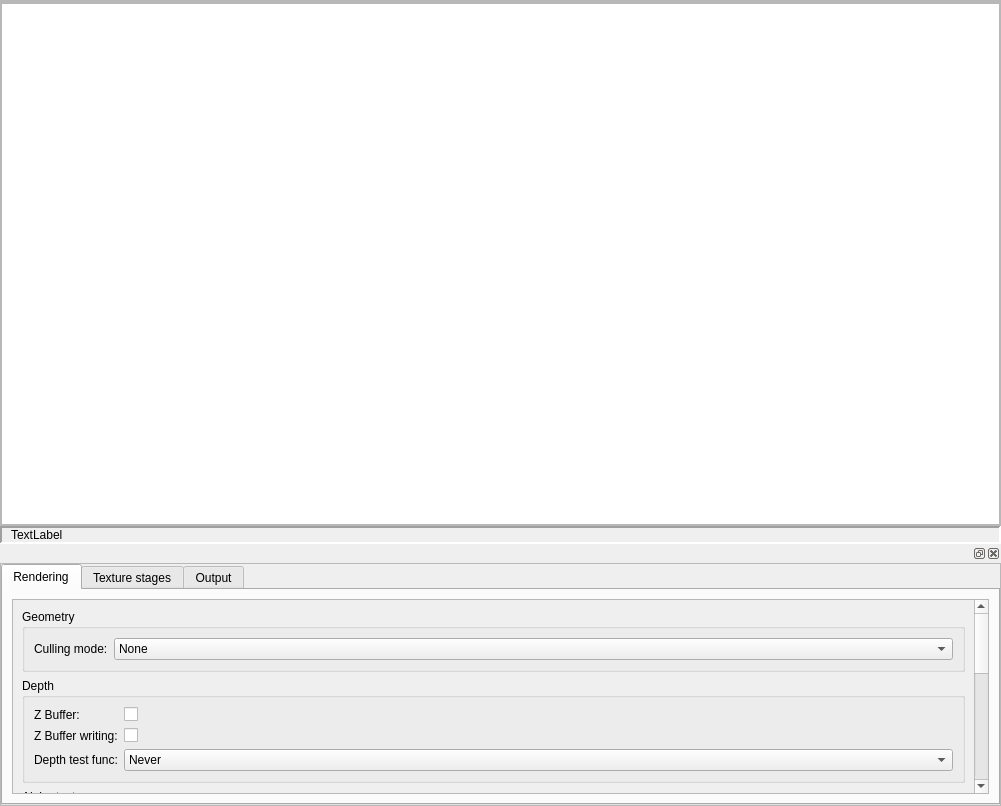
<?xml version="1.0" encoding="UTF-8"?>
<ui version="4.0">
 <class>PixelShaderEditorWindow</class>
 <widget class="QWidget" name="PixelShaderEditorWindow">
  <property name="geometry">
   <rect>
    <x>0</x>
    <y>0</y>
    <width>1001</width>
    <height>806</height>
   </rect>
  </property>
  <property name="windowTitle">
   <string>Form</string>
  </property>
  <layout class="QVBoxLayout" name="verticalLayout_2" stretch="0,2,0,1">
   <property name="spacing">
    <number>0</number>
   </property>
   <property name="margin">
    <number>0</number>
   </property>
   <item>
    <widget class="QFrame" name="toolbarFrame">
     <property name="frameShape">
      <enum>QFrame::StyledPanel</enum>
     </property>
     <property name="frameShadow">
      <enum>QFrame::Raised</enum>
     </property>
     <layout class="QHBoxLayout" name="horizontalLayout_2">
      <property name="spacing">
       <number>6</number>
      </property>
      <property name="margin">
       <number>0</number>
      </property>
     </layout>
    </widget>
   </item>
   <item>
    <widget class="QFrame" name="editorFrame">
     <property name="frameShape">
      <enum>QFrame::StyledPanel</enum>
     </property>
     <property name="frameShadow">
      <enum>QFrame::Raised</enum>
     </property>
     <layout class="QHBoxLayout" name="horizontalLayout_3" stretch="2">
      <property name="spacing">
       <number>0</number>
      </property>
      <property name="margin">
       <number>0</number>
      </property>
      <item>
       <widget class="QTextEdit" name="scriptEditor"/>
      </item>
     </layout>
    </widget>
   </item>
   <item>
    <widget class="QFrame" name="statusBarFrame">
     <property name="frameShape">
      <enum>QFrame::Panel</enum>
     </property>
     <property name="frameShadow">
      <enum>QFrame::Sunken</enum>
     </property>
     <property name="lineWidth">
      <number>2</number>
     </property>
     <property name="midLineWidth">
      <number>1</number>
     </property>
     <layout class="QHBoxLayout" name="horizontalLayout_4">
      <property name="spacing">
       <number>0</number>
      </property>
      <property name="leftMargin">
       <number>9</number>
      </property>
      <property name="topMargin">
       <number>0</number>
      </property>
      <property name="rightMargin">
       <number>9</number>
      </property>
      <property name="bottomMargin">
       <number>0</number>
      </property>
      <item>
       <widget class="QLabel" name="statusBar">
        <property name="palette">
         <palette>
          <active>
           <colorrole role="Base">
            <brush brushstyle="SolidPattern">
             <color alpha="255">
              <red>255</red>
              <green>255</green>
              <blue>255</blue>
             </color>
            </brush>
           </colorrole>
           <colorrole role="Window">
            <brush brushstyle="SolidPattern">
             <color alpha="255">
              <red>213</red>
              <green>229</green>
              <blue>240</blue>
             </color>
            </brush>
           </colorrole>
          </active>
          <inactive>
           <colorrole role="Base">
            <brush brushstyle="SolidPattern">
             <color alpha="255">
              <red>255</red>
              <green>255</green>
              <blue>255</blue>
             </color>
            </brush>
           </colorrole>
           <colorrole role="Window">
            <brush brushstyle="SolidPattern">
             <color alpha="255">
              <red>213</red>
              <green>229</green>
              <blue>240</blue>
             </color>
            </brush>
           </colorrole>
          </inactive>
          <disabled>
           <colorrole role="Base">
            <brush brushstyle="SolidPattern">
             <color alpha="255">
              <red>213</red>
              <green>229</green>
              <blue>240</blue>
             </color>
            </brush>
           </colorrole>
           <colorrole role="Window">
            <brush brushstyle="SolidPattern">
             <color alpha="255">
              <red>213</red>
              <green>229</green>
              <blue>240</blue>
             </color>
            </brush>
           </colorrole>
          </disabled>
         </palette>
        </property>
        <property name="text">
         <string>TextLabel</string>
        </property>
       </widget>
      </item>
     </layout>
    </widget>
   </item>
   <item>
    <widget class="QDockWidget" name="dockWidget">
     <widget class="QWidget" name="dockWidgetContents">
      <layout class="QVBoxLayout" name="verticalLayout_4">
       <property name="spacing">
        <number>0</number>
       </property>
       <property name="margin">
        <number>0</number>
       </property>
       <item>
        <widget class="QScrollArea" name="scrollArea">
         <property name="sizePolicy">
          <sizepolicy hsizetype="Preferred" vsizetype="Expanding">
           <horstretch>0</horstretch>
           <verstretch>0</verstretch>
          </sizepolicy>
         </property>
         <property name="widgetResizable">
          <bool>true</bool>
         </property>
         <widget class="QWidget" name="scrollAreaWidgetContents">
          <property name="geometry">
           <rect>
            <x>0</x>
            <y>0</y>
            <width>999</width>
            <height>238</height>
           </rect>
          </property>
          <layout class="QVBoxLayout" name="verticalLayout_3">
           <property name="spacing">
            <number>0</number>
           </property>
           <property name="margin">
            <number>0</number>
           </property>
           <item>
            <widget class="QTabWidget" name="tabWidget">
             <property name="currentIndex">
              <number>0</number>
             </property>
             <widget class="QWidget" name="RenderingOptionsTab">
              <attribute name="title">
               <string>Rendering</string>
              </attribute>
              <layout class="QVBoxLayout" name="verticalLayout">
               <item>
                <widget class="QScrollArea" name="scrollArea_2">
                 <property name="widgetResizable">
                  <bool>true</bool>
                 </property>
                 <widget class="QWidget" name="scrollAreaWidgetContents_2">
                  <property name="geometry">
                   <rect>
                    <x>0</x>
                    <y>-100</y>
                    <width>956</width>
                    <height>515</height>
                   </rect>
                  </property>
                  <layout class="QVBoxLayout" name="verticalLayout_5">
                   <item>
                    <widget class="QGroupBox" name="geometryGroupBox">
                     <property name="title">
                      <string>Geometry</string>
                     </property>
                     <layout class="QHBoxLayout" name="horizontalLayout_7" stretch="0,1">
                      <item>
                       <widget class="QLabel" name="label_19">
                        <property name="text">
                         <string>Culling mode:</string>
                        </property>
                       </widget>
                      </item>
                      <item>
                       <widget class="QComboBox" name="cullingMode">
                        <item>
                         <property name="text">
                          <string>None</string>
                         </property>
                        </item>
                        <item>
                         <property name="text">
                          <string>Clockwise</string>
                         </property>
                        </item>
                        <item>
                         <property name="text">
                          <string>Counter clockwise</string>
                         </property>
                        </item>
                       </widget>
                      </item>
                     </layout>
                    </widget>
                   </item>
                   <item>
                    <widget class="QGroupBox" name="depthGroupBox">
                     <property name="title">
                      <string>Depth</string>
                     </property>
                     <layout class="QFormLayout" name="formLayout">
                      <property name="fieldGrowthPolicy">
                       <enum>QFormLayout::AllNonFixedFieldsGrow</enum>
                      </property>
                      <item row="0" column="0">
                       <widget class="QLabel" name="label_21">
                        <property name="text">
                         <string>Z Buffer:</string>
                        </property>
                       </widget>
                      </item>
                      <item row="0" column="1">
                       <widget class="QCheckBox" name="zBufferEnabled">
                        <property name="text">
                         <string/>
                        </property>
                       </widget>
                      </item>
                      <item row="1" column="0">
                       <widget class="QLabel" name="label_20">
                        <property name="text">
                         <string>Z Buffer writing:</string>
                        </property>
                       </widget>
                      </item>
                      <item row="3" column="0">
                       <widget class="QLabel" name="label">
                        <property name="text">
                         <string>Depth test func:</string>
                        </property>
                       </widget>
                      </item>
                      <item row="1" column="1">
                       <widget class="QCheckBox" name="zBufferWriteEnabled">
                        <property name="text">
                         <string/>
                        </property>
                       </widget>
                      </item>
                      <item row="3" column="1">
                       <widget class="QComboBox" name="depthTestFuncCombo">
                        <item>
                         <property name="text">
                          <string>Never</string>
                         </property>
                        </item>
                        <item>
                         <property name="text">
                          <string>Less ( &lt; )</string>
                         </property>
                        </item>
                        <item>
                         <property name="text">
                          <string>Equal ( == )</string>
                         </property>
                        </item>
                        <item>
                         <property name="text">
                          <string>LessEqual ( &lt;= )</string>
                         </property>
                        </item>
                        <item>
                         <property name="text">
                          <string>Greater ( &gt; )</string>
                         </property>
                        </item>
                        <item>
                         <property name="text">
                          <string>NotEqual ( != )</string>
                         </property>
                        </item>
                        <item>
                         <property name="text">
                          <string>GreaterEqual ( &gt;= )</string>
                         </property>
                        </item>
                        <item>
                         <property name="text">
                          <string>Always</string>
                         </property>
                        </item>
                       </widget>
                      </item>
                     </layout>
                    </widget>
                   </item>
                   <item>
                    <widget class="QGroupBox" name="alphaTestGroupBox">
                     <property name="title">
                      <string>Alpha test</string>
                     </property>
                     <layout class="QFormLayout" name="formLayout_2">
                      <item row="0" column="0">
                       <widget class="QLabel" name="label_2">
                        <property name="text">
                         <string>Alpha test:</string>
                        </property>
                       </widget>
                      </item>
                      <item row="2" column="0">
                       <widget class="QLabel" name="label_3">
                        <property name="text">
                         <string>Alpha test func:</string>
                        </property>
                       </widget>
                      </item>
                      <item row="3" column="0">
                       <widget class="QLabel" name="label_4">
                        <property name="text">
                         <string>Apha test ref:</string>
                        </property>
                       </widget>
                      </item>
                      <item row="0" column="1">
                       <widget class="QCheckBox" name="alphaTest">
                        <property name="text">
                         <string/>
                        </property>
                       </widget>
                      </item>
                      <item row="3" column="1">
                       <widget class="QFrame" name="alphaTestRefColor">
                        <property name="frameShape">
                         <enum>QFrame::StyledPanel</enum>
                        </property>
                        <property name="frameShadow">
                         <enum>QFrame::Raised</enum>
                        </property>
                       </widget>
                      </item>
                      <item row="2" column="1">
                       <widget class="QComboBox" name="alphaTestFuncCombo">
                        <item>
                         <property name="text">
                          <string>Never</string>
                         </property>
                        </item>
                        <item>
                         <property name="text">
                          <string>Less ( &lt; )</string>
                         </property>
                        </item>
                        <item>
                         <property name="text">
                          <string>Equal ( == )</string>
                         </property>
                        </item>
                        <item>
                         <property name="text">
                          <string>LessEqual( &lt;= )</string>
                         </property>
                        </item>
                        <item>
                         <property name="text">
                          <string>Greater ( &gt; )</string>
                         </property>
                        </item>
                        <item>
                         <property name="text">
                          <string>NotEqual ( != )</string>
                         </property>
                        </item>
                        <item>
                         <property name="text">
                          <string>GreaterEqual ( &gt;= )</string>
                         </property>
                        </item>
                        <item>
                         <property name="text">
                          <string>Always</string>
                         </property>
                        </item>
                       </widget>
                      </item>
                     </layout>
                    </widget>
                   </item>
                   <item>
                    <widget class="QGroupBox" name="alphaBlendGroupBox">
                     <property name="title">
                      <string>Alpha blend ( basic )</string>
                     </property>
                     <layout class="QFormLayout" name="formLayout_3">
                      <property name="fieldGrowthPolicy">
                       <enum>QFormLayout::AllNonFixedFieldsGrow</enum>
                      </property>
                      <item row="0" column="0">
                       <widget class="QLabel" name="label_5">
                        <property name="text">
                         <string>Alpha blend:</string>
                        </property>
                       </widget>
                      </item>
                      <item row="0" column="1">
                       <widget class="QCheckBox" name="useAlphaBlend">
                        <property name="text">
                         <string/>
                        </property>
                       </widget>
                      </item>
                      <item row="2" column="0">
                       <widget class="QLabel" name="label_6">
                        <property name="text">
                         <string>Blend src func:</string>
                        </property>
                       </widget>
                      </item>
                      <item row="2" column="1">
                       <widget class="QComboBox" name="blendSrcFuncCombo">
                        <item>
                         <property name="text">
                          <string>Zero</string>
                         </property>
                        </item>
                        <item>
                         <property name="text">
                          <string>One</string>
                         </property>
                        </item>
                        <item>
                         <property name="text">
                          <string>SrcColor</string>
                         </property>
                        </item>
                        <item>
                         <property name="text">
                          <string>InvSrcColor</string>
                         </property>
                        </item>
                        <item>
                         <property name="text">
                          <string>SrcAlpha</string>
                         </property>
                        </item>
                        <item>
                         <property name="text">
                          <string>InvSrcAlpha</string>
                         </property>
                        </item>
                        <item>
                         <property name="text">
                          <string>DestAlpha</string>
                         </property>
                        </item>
                        <item>
                         <property name="text">
                          <string>InvDestAlpha</string>
                         </property>
                        </item>
                        <item>
                         <property name="text">
                          <string>DestColor</string>
                         </property>
                        </item>
                        <item>
                         <property name="text">
                          <string>InvDestColor</string>
                         </property>
                        </item>
                        <item>
                         <property name="text">
                          <string>SrcAlphaSat</string>
                         </property>
                        </item>
                        <item>
                         <property name="text">
                          <string>BothSrcAlpha</string>
                         </property>
                        </item>
                        <item>
                         <property name="text">
                          <string>BothInvSrcAlpha</string>
                         </property>
                        </item>
                        <item>
                         <property name="text">
                          <string>BlendFactor</string>
                         </property>
                        </item>
                        <item>
                         <property name="text">
                          <string>InvBlendFactor</string>
                         </property>
                        </item>
                        <item>
                         <property name="text">
                          <string>SrcColor2</string>
                         </property>
                        </item>
                        <item>
                         <property name="text">
                          <string>InvSrcColor2</string>
                         </property>
                        </item>
                       </widget>
                      </item>
                      <item row="3" column="0">
                       <widget class="QLabel" name="label_7">
                        <property name="text">
                         <string>Blend dest func:</string>
                        </property>
                       </widget>
                      </item>
                      <item row="3" column="1">
                       <widget class="QComboBox" name="blendDestFuncCombo">
                        <item>
                         <property name="text">
                          <string>Zero</string>
                         </property>
                        </item>
                        <item>
                         <property name="text">
                          <string>One</string>
                         </property>
                        </item>
                        <item>
                         <property name="text">
                          <string>SrcColor</string>
                         </property>
                        </item>
                        <item>
                         <property name="text">
                          <string>InvSrcColor</string>
                         </property>
                        </item>
                        <item>
                         <property name="text">
                          <string>SrcAlpha</string>
                         </property>
                        </item>
                        <item>
                         <property name="text">
                          <string>InvSrcAlpha</string>
                         </property>
                        </item>
                        <item>
                         <property name="text">
                          <string>DestAlpha</string>
                         </property>
                        </item>
                        <item>
                         <property name="text">
                          <string>InvDestAlpha</string>
                         </property>
                        </item>
                        <item>
                         <property name="text">
                          <string>DestColor</string>
                         </property>
                        </item>
                        <item>
                         <property name="text">
                          <string>InvDestColor</string>
                         </property>
                        </item>
                        <item>
                         <property name="text">
                          <string>SrcAlphaSat</string>
                         </property>
                        </item>
                        <item>
                         <property name="text">
                          <string>BothSrcAlpha</string>
                         </property>
                        </item>
                        <item>
                         <property name="text">
                          <string>BothInvSrcAlpha</string>
                         </property>
                        </item>
                        <item>
                         <property name="text">
                          <string>BlendFactor</string>
                         </property>
                        </item>
                        <item>
                         <property name="text">
                          <string>InvBlendFactor</string>
                         </property>
                        </item>
                        <item>
                         <property name="text">
                          <string>SrcColor2</string>
                         </property>
                        </item>
                        <item>
                         <property name="text">
                          <string>InvSrcColor2</string>
                         </property>
                        </item>
                       </widget>
                      </item>
                     </layout>
                    </widget>
                   </item>
                   <item>
                    <widget class="QGroupBox" name="separatedAlphaBlendGroupBox">
                     <property name="title">
                      <string>Alpha blend ( separated alpha )</string>
                     </property>
                     <layout class="QFormLayout" name="formLayout_4">
                      <property name="fieldGrowthPolicy">
                       <enum>QFormLayout::AllNonFixedFieldsGrow</enum>
                      </property>
                      <item row="3" column="0">
                       <widget class="QLabel" name="label_8">
                        <property name="text">
                         <string>Separated alpha blend:</string>
                        </property>
                       </widget>
                      </item>
                      <item row="3" column="1">
                       <widget class="QCheckBox" name="useSeparatedAlphaBlending">
                        <property name="text">
                         <string/>
                        </property>
                       </widget>
                      </item>
                      <item row="5" column="0">
                       <widget class="QLabel" name="label_9">
                        <property name="text">
                         <string>Blend src func:</string>
                        </property>
                       </widget>
                      </item>
                      <item row="5" column="1">
                       <widget class="QComboBox" name="alphaBlendSrcFuncCombo">
                        <item>
                         <property name="text">
                          <string>Zero</string>
                         </property>
                        </item>
                        <item>
                         <property name="text">
                          <string>One</string>
                         </property>
                        </item>
                        <item>
                         <property name="text">
                          <string>SrcColor</string>
                         </property>
                        </item>
                        <item>
                         <property name="text">
                          <string>InvSrcColor</string>
                         </property>
                        </item>
                        <item>
                         <property name="text">
                          <string>SrcAlpha</string>
                         </property>
                        </item>
                        <item>
                         <property name="text">
                          <string>InvSrcAlpha</string>
                         </property>
                        </item>
                        <item>
                         <property name="text">
                          <string>DestAlpha</string>
                         </property>
                        </item>
                        <item>
                         <property name="text">
                          <string>InvDestAlpha</string>
                         </property>
                        </item>
                        <item>
                         <property name="text">
                          <string>DestColor</string>
                         </property>
                        </item>
                        <item>
                         <property name="text">
                          <string>InvDestColor</string>
                         </property>
                        </item>
                        <item>
                         <property name="text">
                          <string>SrcAlphaSat</string>
                         </property>
                        </item>
                        <item>
                         <property name="text">
                          <string>BothSrcAlpha</string>
                         </property>
                        </item>
                        <item>
                         <property name="text">
                          <string>BothInvSrcAlpha</string>
                         </property>
                        </item>
                        <item>
                         <property name="text">
                          <string>BlendFactor</string>
                         </property>
                        </item>
                        <item>
                         <property name="text">
                          <string>InvBlendFactor</string>
                         </property>
                        </item>
                        <item>
                         <property name="text">
                          <string>SrcColor2</string>
                         </property>
                        </item>
                        <item>
                         <property name="text">
                          <string>InvSrcColor2</string>
                         </property>
                        </item>
                       </widget>
                      </item>
                      <item row="6" column="0">
                       <widget class="QLabel" name="label_10">
                        <property name="text">
                         <string>Blend dest func:</string>
                        </property>
                       </widget>
                      </item>
                      <item row="6" column="1">
                       <widget class="QComboBox" name="alphaBlendDestFuncCombo">
                        <item>
                         <property name="text">
                          <string>Zero</string>
                         </property>
                        </item>
                        <item>
                         <property name="text">
                          <string>One</string>
                         </property>
                        </item>
                        <item>
                         <property name="text">
                          <string>SrcColor</string>
                         </property>
                        </item>
                        <item>
                         <property name="text">
                          <string>InvSrcColor</string>
                         </property>
                        </item>
                        <item>
                         <property name="text">
                          <string>SrcAlpha</string>
                         </property>
                        </item>
                        <item>
                         <property name="text">
                          <string>InvSrcAlpha</string>
                         </property>
                        </item>
                        <item>
                         <property name="text">
                          <string>DestAlpha</string>
                         </property>
                        </item>
                        <item>
                         <property name="text">
                          <string>InvDestAlpha</string>
                         </property>
                        </item>
                        <item>
                         <property name="text">
                          <string>DestColor</string>
                         </property>
                        </item>
                        <item>
                         <property name="text">
                          <string>InvDestColor</string>
                         </property>
                        </item>
                        <item>
                         <property name="text">
                          <string>SrcAlphaSat</string>
                         </property>
                        </item>
                        <item>
                         <property name="text">
                          <string>BothSrcAlpha</string>
                         </property>
                        </item>
                        <item>
                         <property name="text">
                          <string>BothInvSrcAlpha</string>
                         </property>
                        </item>
                        <item>
                         <property name="text">
                          <string>BlendFactor</string>
                         </property>
                        </item>
                        <item>
                         <property name="text">
                          <string>InvBlendFactor</string>
                         </property>
                        </item>
                        <item>
                         <property name="text">
                          <string>SrcColor2</string>
                         </property>
                        </item>
                        <item>
                         <property name="text">
                          <string>InvSrcColor2</string>
                         </property>
                        </item>
                       </widget>
                      </item>
                     </layout>
                    </widget>
                   </item>
                  </layout>
                 </widget>
                </widget>
               </item>
              </layout>
             </widget>
             <widget class="QWidget" name="textureStagesOptionsTab">
              <attribute name="title">
               <string>Texture stages</string>
              </attribute>
              <layout class="QHBoxLayout" name="horizontalLayout_5">
               <property name="spacing">
                <number>0</number>
               </property>
               <property name="margin">
                <number>0</number>
               </property>
              </layout>
             </widget>
             <widget class="QWidget" name="OutputTab">
              <attribute name="title">
               <string>Output</string>
              </attribute>
              <layout class="QHBoxLayout" name="horizontalLayout">
               <property name="spacing">
                <number>0</number>
               </property>
               <property name="margin">
                <number>0</number>
               </property>
               <item>
                <widget class="QTextBrowser" name="compilationOutput"/>
               </item>
              </layout>
             </widget>
            </widget>
           </item>
          </layout>
         </widget>
        </widget>
       </item>
      </layout>
     </widget>
    </widget>
   </item>
  </layout>
 </widget>
 <resources/>
 <connections/>
</ui>
